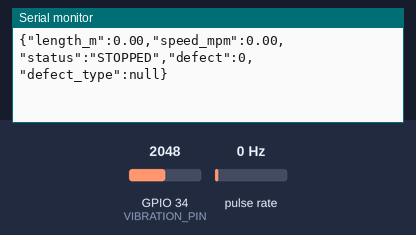
A sketch run on a simulated ESP32. Shown: the last lines printed to the serial monitor. Wiring (inferred from the names in the program): pulse sensor: data GPIO 4. The test bench sets the inputs (shaded band); at power-on: pulse rate 0 Hz, GPIO 34 (VIBRATION_PIN) = 2048.

Above: at 1.2 s.
1.3 s: pulse rate (sensor on GPIO 4) set to 4 Hz
At 2.7 s:
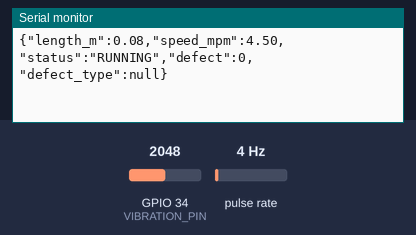
4.5 s: GPIO 34 (VIBRATION_PIN) set to 2840
At 5.8 s:
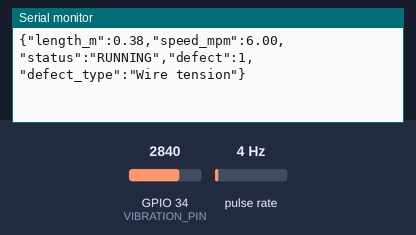
7.5 s: GPIO 34 (VIBRATION_PIN) set to 3040
At 8.5 s:
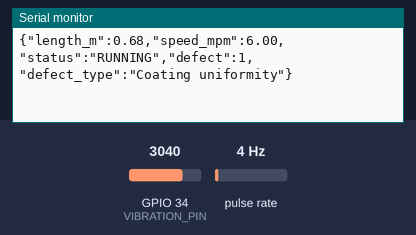
10.5 s: GPIO 34 (VIBRATION_PIN) set to 3340
At 11.8 s:
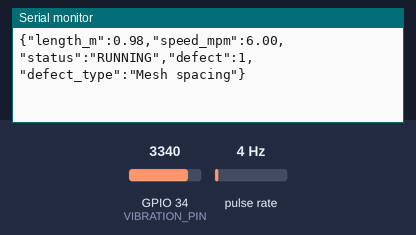
13.5 s: GPIO 34 (VIBRATION_PIN) set to 3740
At 14.8 s:
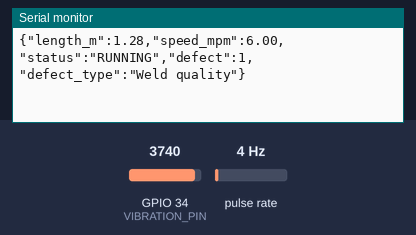
16.5 s: pulse rate (sensor on GPIO 4) set to 50 Hz
At 17.7 s:
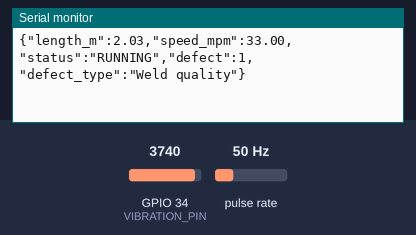
Timing chart, 0 to 19.0 s (numbered marks = the images above; inputs shaded):
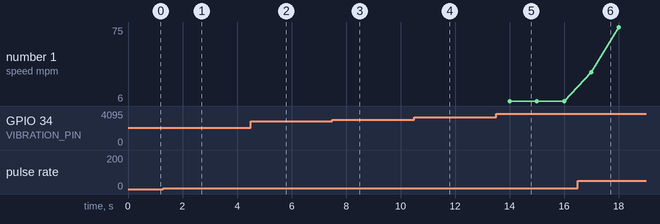

Measured:
- after the input at 1.3 s, the serial monitor: prints a new line after 0.70 s (image 1)
- after the input at 4.5 s, the serial monitor: prints a new line after 0.50 s (image 2)
- after the input at 7.5 s, the serial monitor: prints a new line after 0.50 s (image 3)
- after the input at 10.5 s, the serial monitor: prints a new line after 0.50 s (image 4)
- after the input at 13.5 s, the serial monitor: prints a new line after 0.50 s (image 5)
- after the input at 16.5 s, the serial monitor: prints a new line after 0.50 s (image 6)
- plotted number 1: 6 → 75 after the input at 16.5 s

The sketch:

duraknot_esp32.ino
```cpp
/*
 * Duraknot fence-roll line -- sensor node firmware
 * Board: ESP32 (Arduino Uno also works if ENABLE_WIFI is left undefined)
 *
 * Sense  -> rotary encoder / IR slotted-disc counter on the take-up spool
 *           (length + derived speed), analog vibration/tension sensor
 *           (weld & mesh-spacing defect events).
 * Stream -> one JSON object per second, either over USB serial (default,
 *           read by backend/serial_bridge.py) or over WiFi straight to the
 *           Flask backend's POST /api/ingest (set ENABLE_WIFI below).
 *
 * JSON shape, one line per second:
 *   {"length_m":123.45,"speed_mpm":12.30,"status":"RUNNING","defect":0,"defect_type":null}
 */

// ---- Uncomment to stream over WiFi instead of / in addition to serial ----
// #define ENABLE_WIFI

#ifdef ENABLE_WIFI
#include <WiFi.h>
#include <HTTPClient.h>
const char* WIFI_SSID     = "your-ssid";
const char* WIFI_PASSWORD = "your-password";
const char* INGEST_URL    = "http://192.168.1.50:5000/api/ingest"; // backend host:port
#endif

// ---------------- PIN MAP ----------------
const int ENCODER_PIN   = 4;   // interrupt-capable GPIO -- IR slotted-disc / rotary encoder
const int VIBRATION_PIN = 34;  // analog input -- vibration / tension sensor

// ---------------- CALIBRATION ----------------
// Re-calibrating for a different spool diameter is this one constant.
const float PULSES_PER_METRE = 40.0;     // encoder pulses per metre of fence roll
const int   DEFECT_THRESHOLD  = 2800;    // analog reading (0-4095) above which a tick is a defect
const float STOP_SPEED_EPS    = 0.15;    // m/min below which the line reads as STOPPED

// Bucket the vibration amplitude into the same defect categories the
// dashboard tracks, matching the case study's Pareto breakdown.
const char* defectTypeForReading(int analogVal) {
  if (analogVal > 3700) return "Weld quality";
  if (analogVal > 3300) return "Mesh spacing";
  if (analogVal > 3000) return "Coating uniformity";
  return "Wire tension";
}

// ---------------- STATE ----------------
volatile unsigned long pulseCount = 0;
unsigned long lastPulseCount = 0;
float totalLengthM = 0.0;
unsigned long lastTickMs = 0;

void IRAM_ATTR onEncoderPulse() {
  pulseCount++;
}

void setup() {
  Serial.begin(115200);
  pinMode(ENCODER_PIN, INPUT_PULLUP);
  pinMode(VIBRATION_PIN, INPUT);
  attachInterrupt(digitalPinToInterrupt(ENCODER_PIN), onEncoderPulse, RISING);

#ifdef ENABLE_WIFI
  WiFi.begin(WIFI_SSID, WIFI_PASSWORD);
  while (WiFi.status() != WL_CONNECTED) {
    delay(300);
    Serial.print(".");
  }
  Serial.println();
  Serial.print("WiFi connected, IP: ");
  Serial.println(WiFi.localIP());
#endif

  lastTickMs = millis();
}

void loop() {
  unsigned long now = millis();
  if (now - lastTickMs < 1000) return;   // sample once per second
  lastTickMs = now;

  noInterrupts();
  unsigned long pulses = pulseCount;
  interrupts();

  unsigned long deltaPulses = pulses - lastPulseCount;
  lastPulseCount = pulses;

  float deltaLengthM = deltaPulses / PULSES_PER_METRE;
  totalLengthM += deltaLengthM;
  float speedMpm = deltaLengthM * 60.0;   // this tick's delta, extrapolated to a per-minute rate

  const char* status = (speedMpm > STOP_SPEED_EPS) ? "RUNNING" : "STOPPED";

  int vib = analogRead(VIBRATION_PIN);
  bool defect = (status[0] == 'R') && (vib > DEFECT_THRESHOLD);
  const char* defectType = defect ? defectTypeForReading(vib) : nullptr;

  String json = "{";
  json += "\"length_m\":" + String(totalLengthM, 2) + ",";
  json += "\"speed_mpm\":" + String(speedMpm, 2) + ",";
  json += "\"status\":\"" + String(status) + "\",";
  json += "\"defect\":" + String(defect ? 1 : 0) + ",";
  json += "\"defect_type\":" + (defect ? ("\"" + String(defectType) + "\"") : String("null"));
  json += "}";

  Serial.println(json);

#ifdef ENABLE_WIFI
  if (WiFi.status() == WL_CONNECTED) {
    HTTPClient http;
    http.begin(INGEST_URL);
    http.addHeader("Content-Type", "application/json");
    http.POST(json);
    http.end();
  }
#endif
}
```
